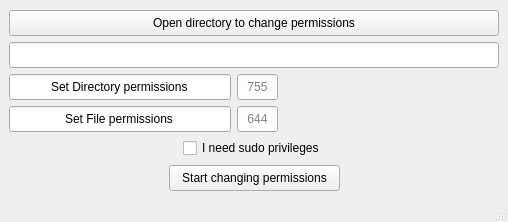
<?xml version="1.0" encoding="UTF-8"?>
<ui version="4.0">
 <class>MainWindow</class>
 <widget class="QMainWindow" name="MainWindow">
  <property name="geometry">
   <rect>
    <x>0</x>
    <y>0</y>
    <width>508</width>
    <height>222</height>
   </rect>
  </property>
  <property name="minimumSize">
   <size>
    <width>508</width>
    <height>222</height>
   </size>
  </property>
  <property name="windowTitle">
   <string>MainWindow</string>
  </property>
  <widget class="QWidget" name="centralwidget">
   <layout class="QVBoxLayout" name="verticalLayout">
    <item>
     <spacer name="verticalSpacer">
      <property name="orientation">
       <enum>Qt::Vertical</enum>
      </property>
      <property name="sizeHint" stdset="0">
       <size>
        <width>20</width>
        <height>0</height>
       </size>
      </property>
     </spacer>
    </item>
    <item>
     <widget class="QPushButton" name="btnScanDir">
      <property name="minimumSize">
       <size>
        <width>241</width>
        <height>26</height>
       </size>
      </property>
      <property name="text">
       <string>Open directory to change permissions</string>
      </property>
     </widget>
    </item>
    <item>
     <widget class="QLineEdit" name="lineEdit">
      <property name="minimumSize">
       <size>
        <width>241</width>
        <height>26</height>
       </size>
      </property>
      <property name="readOnly">
       <bool>true</bool>
      </property>
     </widget>
    </item>
    <item>
     <layout class="QHBoxLayout" name="horizontalLayout_2">
      <item>
       <widget class="QLineEdit" name="lineEditSetDirPermissions">
        <property name="minimumSize">
         <size>
          <width>151</width>
          <height>26</height>
         </size>
        </property>
        <property name="layoutDirection">
         <enum>Qt::LeftToRight</enum>
        </property>
        <property name="text">
         <string>Set Directory permissions</string>
        </property>
        <property name="alignment">
         <set>Qt::AlignCenter</set>
        </property>
        <property name="readOnly">
         <bool>true</bool>
        </property>
       </widget>
      </item>
      <item>
       <widget class="QLineEdit" name="lineEditDirPermissions">
        <property name="minimumSize">
         <size>
          <width>41</width>
          <height>26</height>
         </size>
        </property>
        <property name="maximumSize">
         <size>
          <width>41</width>
          <height>26</height>
         </size>
        </property>
        <property name="alignment">
         <set>Qt::AlignCenter</set>
        </property>
        <property name="placeholderText">
         <string>755</string>
        </property>
       </widget>
      </item>
      <item>
       <spacer name="horizontalSpacer_3">
        <property name="orientation">
         <enum>Qt::Horizontal</enum>
        </property>
        <property name="sizeHint" stdset="0">
         <size>
          <width>40</width>
          <height>20</height>
         </size>
        </property>
       </spacer>
      </item>
     </layout>
    </item>
    <item>
     <layout class="QHBoxLayout" name="horizontalLayout_3">
      <item>
       <widget class="QLineEdit" name="lineEditSetFilePermissions">
        <property name="minimumSize">
         <size>
          <width>151</width>
          <height>26</height>
         </size>
        </property>
        <property name="text">
         <string>Set File permissions</string>
        </property>
        <property name="alignment">
         <set>Qt::AlignCenter</set>
        </property>
        <property name="readOnly">
         <bool>true</bool>
        </property>
       </widget>
      </item>
      <item>
       <widget class="QLineEdit" name="lineEditFilePermissions">
        <property name="minimumSize">
         <size>
          <width>41</width>
          <height>26</height>
         </size>
        </property>
        <property name="maximumSize">
         <size>
          <width>41</width>
          <height>26</height>
         </size>
        </property>
        <property name="alignment">
         <set>Qt::AlignCenter</set>
        </property>
        <property name="placeholderText">
         <string>644</string>
        </property>
       </widget>
      </item>
      <item>
       <spacer name="horizontalSpacer_4">
        <property name="orientation">
         <enum>Qt::Horizontal</enum>
        </property>
        <property name="sizeHint" stdset="0">
         <size>
          <width>40</width>
          <height>20</height>
         </size>
        </property>
       </spacer>
      </item>
     </layout>
    </item>
    <item>
     <layout class="QHBoxLayout" name="horizontalLayout">
      <item>
       <spacer name="horizontalSpacer_5">
        <property name="orientation">
         <enum>Qt::Horizontal</enum>
        </property>
        <property name="sizeHint" stdset="0">
         <size>
          <width>40</width>
          <height>20</height>
         </size>
        </property>
       </spacer>
      </item>
      <item>
       <widget class="QCheckBox" name="checkBoxSudo">
        <property name="text">
         <string>I need sudo privileges</string>
        </property>
       </widget>
      </item>
      <item>
       <spacer name="horizontalSpacer_6">
        <property name="orientation">
         <enum>Qt::Horizontal</enum>
        </property>
        <property name="sizeHint" stdset="0">
         <size>
          <width>40</width>
          <height>20</height>
         </size>
        </property>
       </spacer>
      </item>
     </layout>
    </item>
    <item>
     <spacer name="verticalSpacer_2">
      <property name="orientation">
       <enum>Qt::Vertical</enum>
      </property>
      <property name="sizeHint" stdset="0">
       <size>
        <width>20</width>
        <height>0</height>
       </size>
      </property>
     </spacer>
    </item>
    <item>
     <layout class="QHBoxLayout" name="horizontalLayout_4">
      <item>
       <spacer name="horizontalSpacer">
        <property name="orientation">
         <enum>Qt::Horizontal</enum>
        </property>
        <property name="sizeHint" stdset="0">
         <size>
          <width>40</width>
          <height>20</height>
         </size>
        </property>
       </spacer>
      </item>
      <item>
       <widget class="QPushButton" name="btnChangePermissions">
        <property name="minimumSize">
         <size>
          <width>171</width>
          <height>26</height>
         </size>
        </property>
        <property name="text">
         <string>Start changing permissions</string>
        </property>
       </widget>
      </item>
      <item>
       <spacer name="horizontalSpacer_2">
        <property name="orientation">
         <enum>Qt::Horizontal</enum>
        </property>
        <property name="sizeHint" stdset="0">
         <size>
          <width>40</width>
          <height>20</height>
         </size>
        </property>
       </spacer>
      </item>
     </layout>
    </item>
   </layout>
  </widget>
  <widget class="QStatusBar" name="statusbar"/>
 </widget>
 <resources/>
 <connections/>
</ui>
